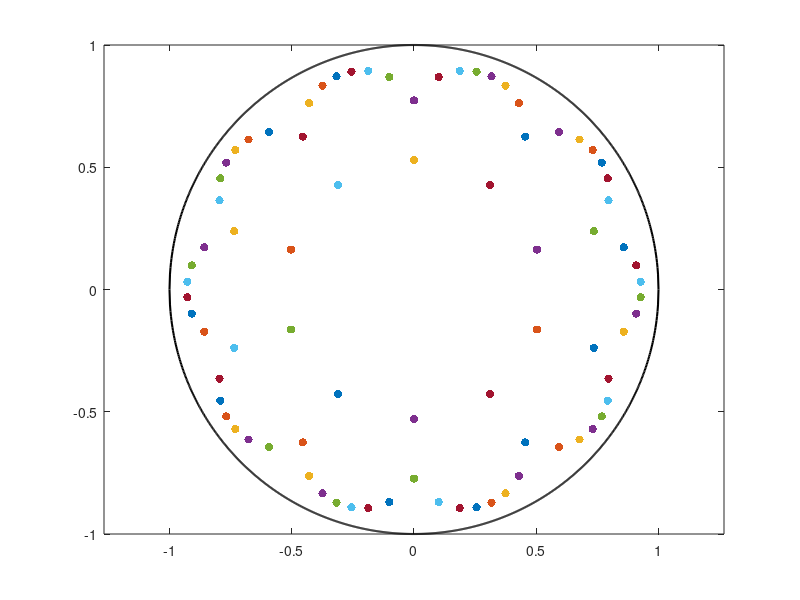

This chart was generated by the following MATLAB code: (Note: this script raises an error after producing the figure.)
close all
clear all
clc


%This file provides the code for finding site coordinates, radius of the
%corresponding geodesic curve and the discrete spin connection in the 0th
%and 1st generation of arbitrary tessellation of Poincare disk

%Define the Schlaffli symbols {p,q} and angles corresponding to the regular
%tessellation of the Poincare disk
p=10;
q=3;
alpha=pi/p;
beta=pi/q;

%r0=AB=AD, see Fig. 6 (radius of 0th generation sites to the center of the
%Poincare disk)
r0=sqrt(cos(alpha+beta)/cos(beta-alpha));
%kappa=AC, see Fig. 6
kappa=(cos(beta)-sin(alpha))/sqrt(cos(beta+alpha)*cos(beta-alpha));
%OC=OF=OB=R, see Fig. 6 (radius of the geodesic curve in the 0th
%generation)
R=r0*sin(alpha)/sin(pi/2-alpha-beta);
%Euclidean distance d_E between 0th and 1st generation polygon centers, see Eq. (94)
x=sqrt(1-sin(alpha)^2/cos(beta)^2);
%Auxiliary variable
A=1/sqrt(r0^2+(kappa+R)^2-2*r0*(kappa+R)*cos(alpha));

%Define edge of the Poincare disk
c=linspace(-1,1,1000);
%Define auxiliary matrices for site coordinates
phi=zeros(2*p,p);
r=zeros(2*p,1);
rx=zeros(2*p,p);
ry=zeros(2*p,p);
%Matrices for centers of geodesic curves (xc,yc), type from Eq. (21)
xc=zeros(2*p,p);
yc=zeros(2*p,p);
%Radius of geodesic curve, type from Eq. (21)
Rc=zeros(p,1);
%Define the integration constant theta0 and a
theta0=zeros(p,p);
a1=ones(p,p);
%Parallel transport vector
V1=zeros(2,p,p);
V2=zeros(p,p);
%Tangent vectors to geodesic curves
Vgamma=zeros(2,p,p);
Vgamma1=zeros(2,p,p);
%beta_j and alpha_i
b=zeros(p,p);
a=zeros(p,p);
%theta_{ij}=alpha_i-beta_j
theta=zeros(p,p);
%Discrete spin connection matrix
Omega=zeros(2,2,p);
P1=eye(2);
%Gamma matrices
gamma_x=[0 1; 1 0];
gamma_y=[0 -1i; 1i 0];
%Auxiliary to check the tetrad hypothesis
l=zeros(2,2,2*p);

%Set initial values
Rc(p)=R;

figure (1)
plot(c,sqrt(1-c.^2),'k','Linewidth',1.5);
axis equal;
hold all;
ylim([-1 1]);
plot(c,-sqrt(1-c.^2),'k','Linewidth',1.5);

for m=1:1:p
    for j=1:1:p
        ej=exp(2i*j*alpha);
        em=exp(1i*(2*m-1)*alpha);
        em1=exp(2i*(m-1)*alpha);
        e_m=exp(-1i*(2*m-1)*alpha);
        e_m1=exp(-2i*(m-1)*alpha);
        e_j=exp(-2i*j*alpha);
        %Find coordinates of every site in 0th and 1st generation, see Eq.
        %(83)
        %1st direction
        z=(ej-x^2)/(1-x^2*ej)*(r0*em-x*em1*(ej-1)/(ej-x^2))/(1-x/em1*r0*em*(1-ej)/(1-x^2*ej));
        phi(j,m)=angle(z);
        r(j)=abs(z);
        rx(j,m)=real(z);
        ry(j,m)=imag(z);
        %2nd direction
        z1=(e_j-x^2)/(1-x^2*e_j)*(r0*e_m-x*e_m1*(e_j-1)/(e_j-x^2))/(1-x/e_m1*r0*e_m*(1-e_j)/(1-x^2*e_j));
        phi(j+p,m)=angle(z1);
        r(j+p)=abs(z1);
        rx(j+p,m)=real(z1);
        ry(j+p,m)=imag(z1);
        %Set initial conditions
        yc(p,m)=(kappa+R)*imag(em1);
        xc(p,m)=(kappa+R)*real(em1);
        yc(2*p,m)=(kappa+R)*imag(e_m1);
        xc(2*p,m)=(kappa+R)*real(e_m1);
        %Plot sites of the 0th and 1st generation
        figure(1)
        scatter(real(z),imag(z),'filled','b');
        %scatter(xc(p,m),yc(p,m),'filled','r');
    end
end

for m=1:1:p
    for j=1:1:p
        %if m==1 && j==1
        if j==1
            gamma=atan((rx(j,m)-xc(p,m))/(yc(p,m)-ry(j,m)));
            gamma1=atan((rx(p,m)-xc(p,m))/(yc(p,m)-ry(p,m)));
            tau1=(xc(p,m)-rx(j,m))/sqrt((xc(p,m)-rx(j,m))^2+(yc(p,m)-ry(j,m))^2);
            tau2=(yc(p,m)-ry(j,m))/sqrt((xc(p,m)-rx(j,m))^2+(yc(p,m)-ry(j,m))^2);
            tau3=(xc(p,m)-rx(p,m))/sqrt((xc(p,m)-rx(p,m))^2+(yc(p,m)-ry(p,m))^2);
            tau4=(yc(p,m)-ry(p,m))/sqrt((xc(p,m)-rx(p,m))^2+(yc(p,m)-ry(p,m))^2);
            if tau1*sin(gamma)-tau2*cos(gamma)<0
                Vgamma(1,j,m)=cos(gamma);
                Vgamma(2,j,m)=sin(gamma);
            else
                Vgamma(1,j,m)=-cos(gamma);
                Vgamma(2,j,m)=-sin(gamma);
            end
            if tau3*sin(gamma1)-tau4*cos(gamma1)<0
                Vgamma1(1,p,m)=cos(gamma1);
                Vgamma1(2,p,m)=sin(gamma1);
            else
                Vgamma1(1,p,m)=-cos(gamma1);
                Vgamma1(2,p,m)=-sin(gamma1);
            end
        end
        %if m==1 && j>=2
        if j>=2
            %Geodesic curve between two sites type Eq. (20), 1st direction
            if vpa(phi(j-1,m))==vpa(phi(j,m))
                Vgamma(1,j,m)=(rx(j,m)-rx(j-1,m))/sqrt((rx(j,m)-rx(j-1,m))^2+(ry(j,m)-ry(j-1,m))^2);
                Vgamma(2,j,m)=(ry(j,m)-ry(j-1,m))/sqrt((rx(j,m)-rx(j-1,m))^2+(ry(j,m)-ry(j-1,m))^2);
                Vgamma1(1,j-1,m)=(rx(j,m)-rx(j-1,m))/sqrt((rx(j,m)-rx(j-1,m))^2+(ry(j,m)-ry(j-1,m))^2);
                Vgamma1(2,j-1,m)=(ry(j,m)-ry(j-1,m))/sqrt((rx(j,m)-rx(j-1,m))^2+(ry(j,m)-ry(j-1,m))^2);
            %Geodesic curve between two sites type Eq. (21), 1st direction
            else
                syms u v
                %Find the center of the orthogonal circle between points
                %z(j,m) and z(j-1,m)
                [xc(j-1,m),yc(j-1,m)]=vpasolve([(rx(j,m)-u).^2+(ry(j,m)-v).^2==u.^2+v.^2-1,(rx(j-1,m)-u).^2+(ry(j-1,m)-v).^2==u.^2+v.^2-1],[u,v]);
                Rc(j-1)=sqrt(xc(j-1,m)^2+yc(j-1,m)^2-1);
                %Tangent vector to the circle in point z(j,m)
                gamma=atan((rx(j,m)-xc(j-1,m))/(yc(j-1,m)-ry(j,m)));
                %Tangent vector to the circle in point z(j-1,m)
                gamma1=atan((rx(j-1,m)-xc(j-1,m))/(yc(j-1,m)-ry(j-1,m)));
                %Auxiliary vectors
                tau1=(xc(j-1,m)-rx(j,m))/sqrt((xc(j-1,m)-rx(j,m))^2+(yc(j-1,m)-ry(j,m))^2);
                tau2=(yc(j-1,m)-ry(j,m))/sqrt((xc(j-1,m)-rx(j,m))^2+(yc(j-1,m)-ry(j,m))^2);
                tau3=(xc(j-1,m)-rx(j-1,m))/sqrt((xc(j-1,m)-rx(j-1,m))^2+(yc(j-1,m)-ry(j-1,m))^2);
                tau4=(yc(j-1,m)-ry(j-1,m))/sqrt((xc(j-1,m)-rx(j-1,m))^2+(yc(j-1,m)-ry(j-1,m))^2);
                if tau1*sin(gamma)-tau2*cos(gamma)<0
                    Vgamma(1,j,m)=cos(gamma);
                    Vgamma(2,j,m)=sin(gamma);
                else
                    Vgamma(1,j,m)=-cos(gamma);
                    Vgamma(2,j,m)=-sin(gamma);
                end
                if tau3*sin(gamma1)-tau4*cos(gamma1)<0
                    Vgamma1(1,j-1,m)=cos(gamma1);
                    Vgamma1(2,j-1,m)=sin(gamma1);
                else
                    Vgamma1(1,j-1,m)=-cos(gamma1);
                    Vgamma1(2,j-1,m)=-sin(gamma1);
                end
            end
        end
    end
end

%Set initial conditions for parallely transported vectors
V1(1,1,1)=1-r(1)^2;
V1(2,1,1)=0;

%Define the parallely transported vectors
for m=1:1:p
    for j=1:1:p
        if j==1 && m>=2
            V1(1,j,m)=V1(1,p,m-1);
            V1(2,j,m)=V1(2,p,m-1);
        end
        if j>=2
            %1st direction
            if vpa(phi(j-1,m))==vpa(phi(j,m))
                V1(1,j,m)=(a1(j,m)*(1-r(j)^2))/(a1(j-1,m)*(1-r(j-1)^2))*V1(1,j-1,m);
                V1(2,j,m)=(a1(j,m)*(1-r(j)^2))/(a1(j-1,m)*(1-r(j-1)^2))*V1(2,j-1,m);
            else
                theta0(j-1,m)=phi(j-1,m)+atan((V1(1,j-1,m)*(r(j-1)^2+1)-V1(2,j-1,m)*sqrt(4*r(j-1)^2*(Rc(j-1)^2+1)-(r(j-1)^2+1)^2))/(V1(2,j-1,m)*(r(j-1)^2+1)+V1(1,j-1,m)*sqrt(4*r(j-1)^2*(Rc(j-1)^2+1)-(r(j-1)^2+1)^2)));
                a1(j,m)=2*r(j-1)*sqrt(Rc(j-1)^2+1)/((1-r(j-1)^2)*(sqrt(4*r(j-1)^2*(Rc(j-1)^2+1)-(r(j-1)^2+1)^2)*cos(theta0(j-1,m)-phi(j-1,m))+(r(j-1)^2+1)*sin(theta0(j-1,m)-phi(j-1,m))));
                V1(1,j,m)=a1(j,m)*(1-r(j)^2)/(2*r(j)*sqrt(Rc(j-1)^2+1))*(sqrt(4*r(j)^2*(Rc(j-1)^2+1)-(r(j)^2+1)^2)*cos(theta0(j-1,m)-phi(j,m))+(r(j)^2+1)*sin(theta0(j-1,m)-phi(j,m)));
                V1(2,j,m)=a1(j,m)*(1-r(j)^2)/(2*r(j)*sqrt(Rc(j-1)^2+1))*(-sqrt(4*r(j)^2*(Rc(j-1)^2+1)-(r(j)^2+1)^2)*sin(theta0(j-1,m)-phi(j,m))+(r(j)^2+1)*cos(theta0(j-1,m)-phi(j,m)));
            end
        end
        %Define angle beta_j, 1st direction
        if Vgamma(1,j,m)*V1(2,j,m)>=Vgamma(2,j,m)*V1(1,j,m)
            b(j,m)=acos((Vgamma(1,j,m)*V1(1,j,m)+Vgamma(2,j,m)*V1(2,j,m))/(a1(j,m)*(1-r(j)^2)));
        else
            b(j,m)=-acos((Vgamma(1,j,m)*V1(1,j,m)+Vgamma(2,j,m)*V1(2,j,m))/(a1(j,m)*(1-r(j)^2)));
        end
        if V1(1,j,m)*Vgamma1(2,j,m)>=V1(2,j,m)*Vgamma1(1,j,m)
            a(j,m)=acos((Vgamma1(1,j,m)*V1(1,j,m)+Vgamma1(2,j,m)*V1(2,j,m))/(a1(j,m)*(1-r(j)^2)));
        else
            a(j,m)=-acos((Vgamma1(1,j,m)*V1(1,j,m)+Vgamma1(2,j,m)*V1(2,j,m))/(a1(j,m)*(1-r(j)^2)));
        end
        if j>=2
            theta(j-1,m)=a(j-1,m)-b(j,m);
            if j==p
                theta(p,m)=a(p,m)-b(1,m);
            end
        end
    end
end

%Check Eq.(116), *Eq. (58)
for j=1:1:p
    Omega(:,:,j)=[exp(1i*theta(j,1)/2) 0; 0 exp(-1i*theta(j,1)/2)];
    P1=P1*Omega(:,:,j);
end

%Normalizability
for m=1:1:p
    for j=1:1:p
        V2(j,m)=(V1(1,j,m)^2+V1(2,j,m)^2)/(a1(j,m)*(1-r(j)^2))^2;
    end
end

%Check *Eq. (57)
for j=1:1:p
    if j==1
        l(:,:,p)=Vgamma1(1,p)*gamma_x+Vgamma1(2,p)*gamma_y;
        l(:,:,2*p)=-Omega(:,:,p)*ctranspose((-Vgamma(1,j)*gamma_x-Vgamma(2,j)*gamma_y)*Omega(:,:,p));  
    end
    if j>=2
        l(:,:,j-1)=Vgamma1(1,j-1)*gamma_x+Vgamma1(2,j-1)*gamma_y;
        l(:,:,j+p-1)=-Omega(:,:,j-1)*ctranspose((-Vgamma(1,j)*gamma_x-Vgamma(2,j)*gamma_y)*Omega(:,:,j-1));
    end
end
%Plot the geodesics curve between every two points of 0th and 1st
%generation
for j=1:1:p
    for m=1:1:p
        if j>=2 && vpa(phi(j-1,m))==vpa(phi(j,m))
            if phi(j-1,m)==0 || phi(j-1,m)==pi
                t=linspace(rx(j-1,m),rx(j,m),1000);
                x1=(ry(j,m)-ry(j-1,m))/(rx(j,m)-rx(j-1,m))*t;
                figure(1)
                plot(t,x1,'k','LineWidth',1.5);
            else
                t=linspace(ry(j-1,m),ry(j,m),1000);
                y1=(rx(j,m)-rx(j-1,m))/(ry(j,m)-ry(j-1,m))*t;
                figure(1)
                plot(y1,t,'k','LineWidth',1.5);
            end
        end
        if j>=2
            if rx(j-1,m)>=xc(j-1,m)
                t1=atan((ry(j-1,m)-yc(j-1,m))/(rx(j-1,m)-xc(j-1,m)));
            else
                t1=pi+atan((ry(j-1,m)-yc(j-1,m))/(rx(j-1,m)-xc(j-1,m)));    
            end
            if rx(j,m)>=xc(j-1,m)
                t2=atan((ry(j,m)-yc(j-1,m))/(rx(j,m)-xc(j-1,m)));
            else
                t2=pi+atan((ry(j,m)-yc(j-1,m))/(rx(j,m)-xc(j-1,m)));
            end
            if abs(t1-t2)<=pi
                t=linspace(t1,t2,1000);
            else
                t=linspace(t2,t1+2*pi,1000);
            end
            figure (1)
            plot(xc(j-1,m)+Rc(j-1)*cos(t),yc(j-1,m)+Rc(j-1)*sin(t),'k','LineWidth',1.5);
        else
            if rx(p,m)>=xc(p,m)
                t1=atan((ry(p,m)-yc(p,m))/(rx(p,m)-xc(p,m)));
            else
                t1=pi+atan((ry(p,m)-yc(p,m))/(rx(p,m)-xc(p,m)));    
            end
            if rx(j,m)>=xc(p,m)
                t2=atan((ry(j,m)-yc(p,m))/(rx(j,m)-xc(p,m)));
            else
                t2=pi+atan((ry(j,m)-yc(p,m))/(rx(j,m)-xc(p,m)));
            end
            if abs(t1-t2)<=pi
                t=linspace(t1,t2,1000);
            else
                t=linspace(t1,t2+2*pi,1000);
            end
            figure (1)
            plot(xc(p,m)+Rc(p)*cos(t),yc(p,m)+Rc(p)*sin(t),'k','LineWidth',1.5);
        end    
    end
end        
        
        
   
